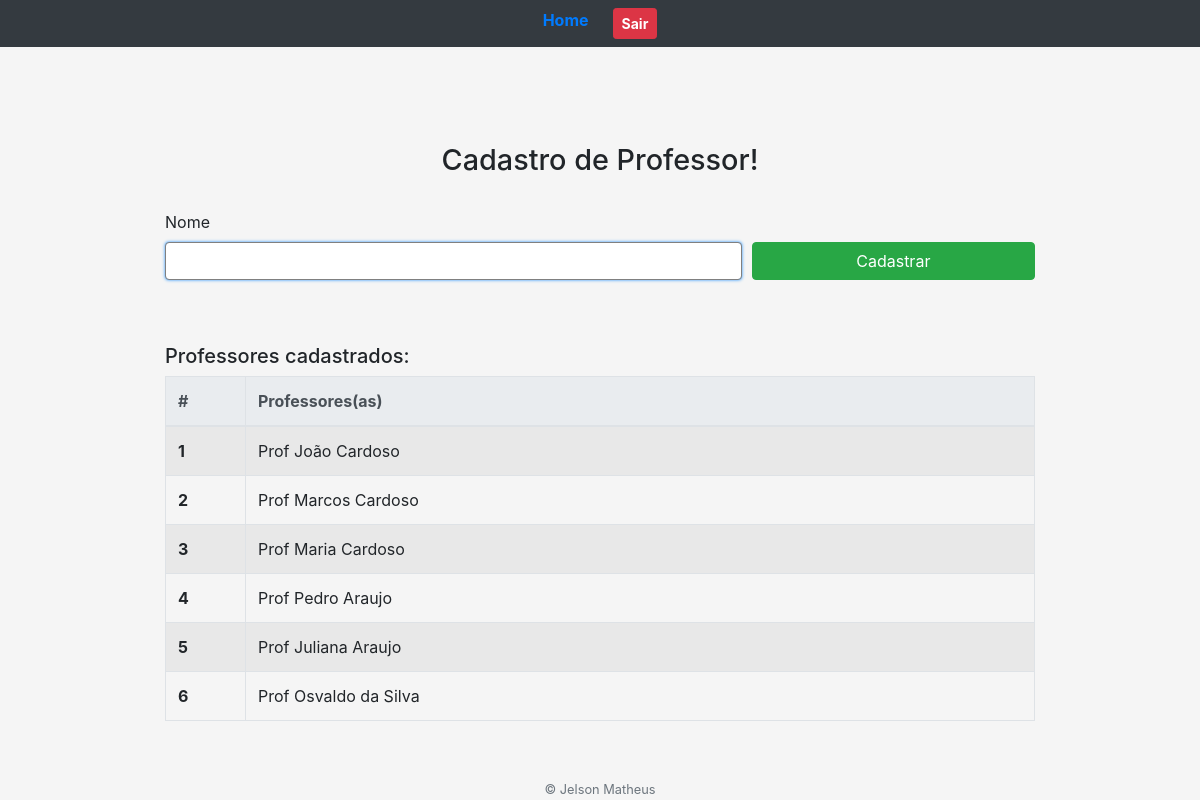
/cadastro-professor/ (signed in), run on the app's committed database.
### core/models.py (models this page shows)
class Professor(models.Model):
    nome = models.CharField(max_length=30, unique=True)
    def __str__(self):
        return self.nome;

### core/views.py (the view)
# urls.py: path('cadastro-professor/', views.cadastro_professor),
@login_required(login_url='/login/')
def cadastro_professor(request):
    professores = Professor.objects.all();
    context = {'professores': professores}
    return render(request, 'telas/cadastro-professor.html', context)

### core/templates/telas/cadastro-professor.html (shortened to what this page needs)
{% load static %}
<!DOCTYPE html>
<html>
<head>
    <link rel="stylesheet" href="https://cdn.jsdelivr.net/npm/bootstrap@4.6.0/dist/css/bootstrap.min.css">
    <link rel="stylesheet" href="{% static 'css/form.css' %}"/>
</head>
<body>
    <header>
        {% include "header.html" %}
    </header>
    <main>
    <div class="container mt-5">
        <form class="form-cadastro" action="submit" method="POST"> {% csrf_token %}
            <h1 class="text-center">Cadastro de Professor!</h1>
            <div class="form-row">
                <div class="form-group col-8">
                    <label for="inputNome">Nome</label>
                    <input type="text" id="inputNome" name="nome" class="form-control" required>
                </div>
                <div class="form-group col-4 d-flex">
                    <button type="submit" class="mt-auto btn btn-success">Cadastrar</button>
                </div>
            </div>
        </form>
        <h5>Professores cadastrados:</h5>
        <div class="box-tabela table-responsive">
            <table class="table table-striped table-bordered">
                <thead class="thead-light">
                    <tr>
                       <th scope="col" style="width:5rem">#</th>
                       <th scope="col">Professores(as)</th>
                    </tr>
                </thead>
                <tbody>
                    {%for prof in  professores %}
                    <tr>
                        <th scope="row" class=countLinha></th>
                        <td>{{ prof }}</td>
                    </tr>
                    {% endfor %}
                </tbody>
            </table>
        </div>
    </div>
    </main>
    <footer class="text-center">
        <span class="text-muted small"> &copy; Jelson Matheus</span>
    </footer>
</body>
</html>

### core/static/css/form.css (style rules this page uses)
html, body { height: 100%; }
body { display: flex; flex-direction: column; background: #f5f5f5; }
main { display: flex; flex-grow: 1; flex-direction: column; align-items: center; justify-content: center; width: 100%; max-width: 45rem; margin: auto; }
.form-cadastro { width: 100%; margin: auto; margin-top: 2rem; margin-bottom: 3rem; }
.form-cadastro > h1 { margin-bottom: 2rem; font-size: 1.8em; }
.form-cadastro .form-control { border: 1px solid gray; box-shadow: 0 0 0.2em #1e90ff; }
.form-cadastro .btn { width: 100%; }
.box-tabela { max-height: 16rem; width: 100%; margin-bottom: 2rem; overflow: auto; }
.box-tabela > table { counter-reset: tableCount; }
.countLinha:before { content: counter(tableCount); counter-increment: tableCount; }
@media (min-width: 768px) { main { max-width: 75%; } }
@media (min-width: 768px) { .box-tabela { max-height: 22rem; } }

### data on the page
Professor: nome "Prof João Cardoso"
Professor: nome "Prof Marcos Cardoso"
Professor: nome "Prof Maria Cardoso"
Professor: nome "Prof Pedro Araujo"
Professor: nome "Prof Juliana Araujo"
Professor: nome "Prof Osvaldo da Silva"
